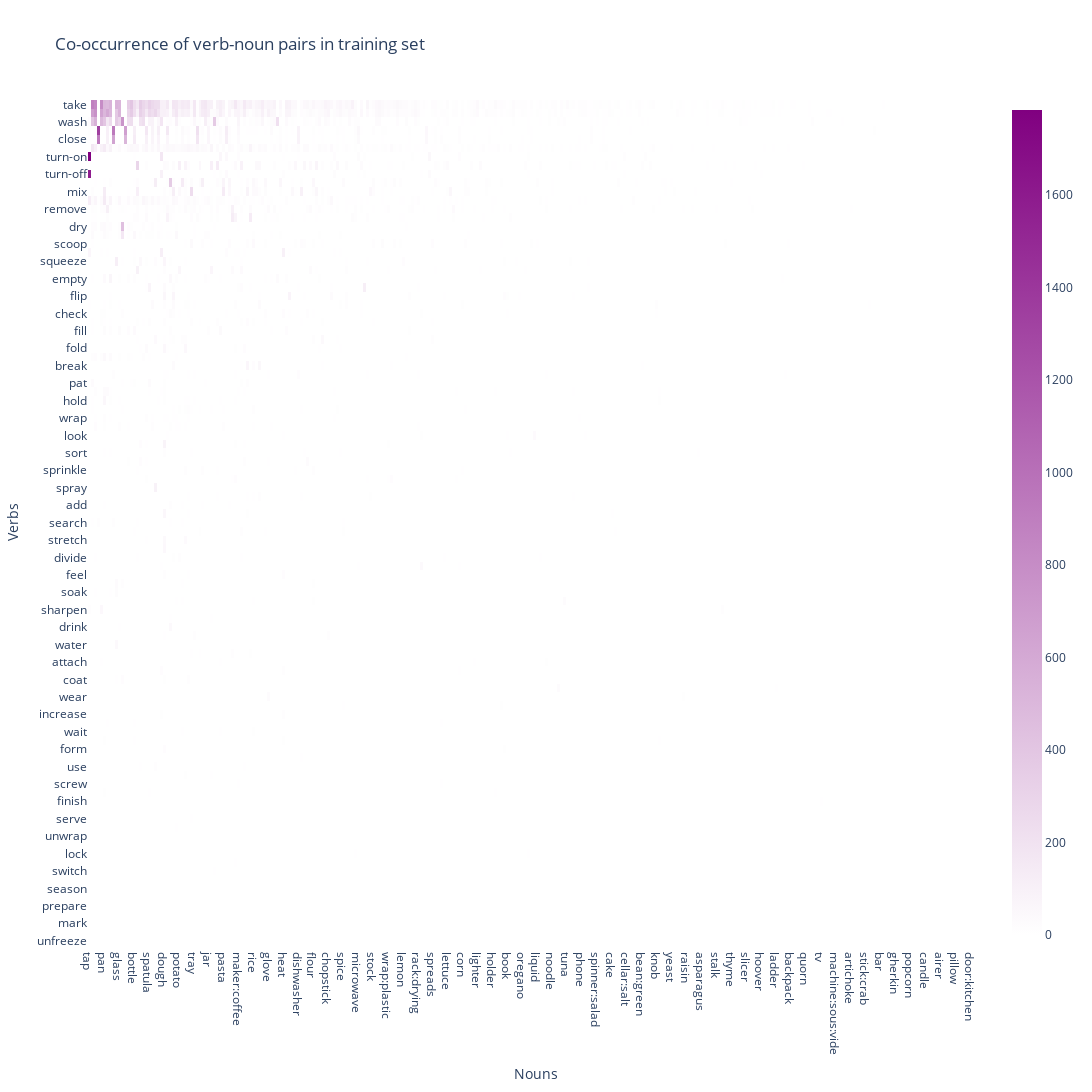

The cell this chart's notebook holds for it:
### Code cell
fig = px.imshow(
    cooccurrence,
    y=cooccurrence.index,
    x=cooccurrence.columns,
    title="Co-occurrence of verb-noun pairs in training set",
    width=1200,
    height=1200,
    color_continuous_scale=["white", "purple"],
    aspect="auto",
    labels={"x": "Nouns", "y": "Verbs"},
)
fig.write_image("../res/coocc/png/matrix.png", scale=2.0)
fig.show()

### Figure 1 — Plotly figure (JSON) as saved in the notebook; plotly's stock layout.template omitted (floating-point values rounded to 4 significant figures; data arrays with more than 128 entries replaced by an {"elided": "..."} marker saying what was removed)
{"data": [{"coloraxis": "coloraxis", "hovertemplate": "Nouns: %{x}<br>Verbs: %{y}<br>color: %{z}<extra></extra>", "name": "0", "type": "heatmap", "x": {"elided": "300 str values"}, "xaxis": "x", "y": ["take", "put", "wash", "open", "close", "insert", "turn-on", "cut", "turn-off", "pour", "mix", "move", "remove", "throw", "dry", "shake", "scoop", "adjust", "squeeze", "peel", "empty", "press", "flip", "turn", "check", "scrape", "fill", "apply", "fold", "scrub", "break", "pull", "pat", "lift", "hold", "eat", "wrap", "filter", "look", "unroll", "sort", "hang", "sprinkle", "rip", "spray", "cook", "add", "roll", "search", "crush", "stretch", "knead", "divide", "set", "feel", "rub", "soak", "brush", "sharpen", "drop", "drink", "slide", "water", "gather", "attach", "turn-down", "coat", "transition", "wear", "measure", "increase", "unscrew", "wait", "lower", "form", "smell", "use", "grate", "screw", "let-go", "finish", "stab", "serve", "uncover", "unwrap", "choose", "lock", "flatten", "switch", "carry", "season", "unlock", "prepare", "bake", "mark", "bend", "unfreeze"], "yaxis": "y", "z": {"elided": "97x300 int values"}}], "layout": {"coloraxis": {"colorscale": [[0, "white"], [1, "purple"]]}, "height": 1200, "title": {"text": "Co-occurrence of verb-noun pairs in training set"}, "width": 1200, "xaxis": {"anchor": "y", "domain": [0, 1], "title": {"text": "Nouns"}}, "yaxis": {"anchor": "x", "autorange": "reversed", "domain": [0, 1], "title": {"text": "Verbs"}}}}
